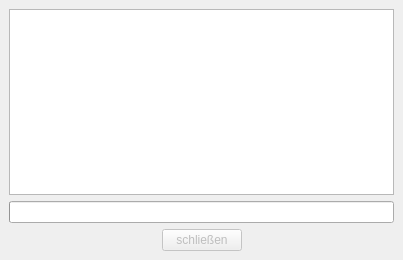
<ui version="4.0" >
 <author>Frank Büttner</author>
 <class>dlgFortschrittBasis</class>
 <widget class="QDialog" name="dlgFortschrittBasis" >
  <property name="geometry" >
   <rect>
    <x>0</x>
    <y>0</y>
    <width>403</width>
    <height>260</height>
   </rect>
  </property>
  <property name="windowTitle" >
   <string>Verlauf der Erstellung</string>
  </property>
  <property name="modal" >
   <bool>true</bool>
  </property>
  <layout class="QVBoxLayout" >
   <property name="margin" >
    <number>9</number>
   </property>
   <property name="spacing" >
    <number>6</number>
   </property>
   <item>
    <widget class="QTextEdit" name="txtAusgabe" >
     <property name="undoRedoEnabled" >
      <bool>false</bool>
     </property>
     <property name="lineWrapMode" >
      <enum>QTextEdit::NoWrap</enum>
     </property>
     <property name="readOnly" >
      <bool>true</bool>
     </property>
    </widget>
   </item>
   <item>
    <widget class="QProgressBar" name="Fortschrittsanzeige" >
     <property name="minimum" >
      <number>1</number>
     </property>
     <property name="maximum" >
      <number>9</number>
     </property>
     <property name="value" >
      <number>1</number>
     </property>
     <property name="textVisible" >
      <bool>false</bool>
     </property>
     <property name="orientation" >
      <enum>Qt::Horizontal</enum>
     </property>
     <property name="invertedAppearance" >
      <bool>false</bool>
     </property>
    </widget>
   </item>
   <item>
    <layout class="QHBoxLayout" >
     <property name="margin" >
      <number>0</number>
     </property>
     <property name="spacing" >
      <number>6</number>
     </property>
     <item>
      <spacer>
       <property name="orientation" >
        <enum>Qt::Horizontal</enum>
       </property>
       <property name="sizeHint" >
        <size>
         <width>40</width>
         <height>20</height>
        </size>
       </property>
      </spacer>
     </item>
     <item>
      <widget class="QPushButton" name="sfSchliessen" >
       <property name="enabled" >
        <bool>false</bool>
       </property>
       <property name="text" >
        <string>schließen</string>
       </property>
      </widget>
     </item>
     <item>
      <spacer>
       <property name="orientation" >
        <enum>Qt::Horizontal</enum>
       </property>
       <property name="sizeHint" >
        <size>
         <width>40</width>
         <height>20</height>
        </size>
       </property>
      </spacer>
     </item>
    </layout>
   </item>
  </layout>
 </widget>
 <resources/>
 <connections/>
</ui>
